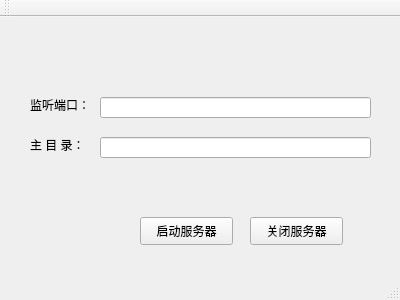
<?xml version="1.0" encoding="UTF-8"?>
<ui version="4.0">
 <class>MainWindow</class>
 <widget class="QMainWindow" name="MainWindow">
  <property name="geometry">
   <rect>
    <x>0</x>
    <y>0</y>
    <width>400</width>
    <height>300</height>
   </rect>
  </property>
  <property name="windowTitle">
   <string>MainWindow</string>
  </property>
  <widget class="QWidget" name="centralWidget">
   <widget class="QLineEdit" name="lineEdit_Port">
    <property name="geometry">
     <rect>
      <x>100</x>
      <y>80</y>
      <width>271</width>
      <height>21</height>
     </rect>
    </property>
    <property name="inputMask">
     <string/>
    </property>
    <property name="placeholderText">
     <string/>
    </property>
    <property name="clearButtonEnabled">
     <bool>false</bool>
    </property>
   </widget>
   <widget class="QLabel" name="label_Port">
    <property name="geometry">
     <rect>
      <x>30</x>
      <y>80</y>
      <width>72</width>
      <height>15</height>
     </rect>
    </property>
    <property name="text">
     <string>监听端口：</string>
    </property>
   </widget>
   <widget class="QLineEdit" name="lineEdit_Path">
    <property name="geometry">
     <rect>
      <x>100</x>
      <y>120</y>
      <width>271</width>
      <height>21</height>
     </rect>
    </property>
    <property name="inputMask">
     <string/>
    </property>
    <property name="placeholderText">
     <string/>
    </property>
    <property name="clearButtonEnabled">
     <bool>false</bool>
    </property>
   </widget>
   <widget class="QLabel" name="label_Path">
    <property name="geometry">
     <rect>
      <x>30</x>
      <y>120</y>
      <width>72</width>
      <height>15</height>
     </rect>
    </property>
    <property name="text">
     <string>主 目 录：</string>
    </property>
   </widget>
   <widget class="QPushButton" name="pushButton_Start">
    <property name="geometry">
     <rect>
      <x>140</x>
      <y>200</y>
      <width>93</width>
      <height>28</height>
     </rect>
    </property>
    <property name="text">
     <string>启动服务器</string>
    </property>
   </widget>
   <widget class="QPushButton" name="pushButton_End">
    <property name="geometry">
     <rect>
      <x>250</x>
      <y>200</y>
      <width>93</width>
      <height>28</height>
     </rect>
    </property>
    <property name="text">
     <string>关闭服务器</string>
    </property>
   </widget>
  </widget>
  <widget class="QMenuBar" name="menuBar">
   <property name="geometry">
    <rect>
     <x>0</x>
     <y>0</y>
     <width>400</width>
     <height>26</height>
    </rect>
   </property>
  </widget>
  <widget class="QToolBar" name="mainToolBar">
   <attribute name="toolBarArea">
    <enum>TopToolBarArea</enum>
   </attribute>
   <attribute name="toolBarBreak">
    <bool>false</bool>
   </attribute>
  </widget>
  <widget class="QStatusBar" name="statusBar"/>
 </widget>
 <layoutdefault spacing="6" margin="11"/>
 <resources/>
 <connections/>
</ui>
